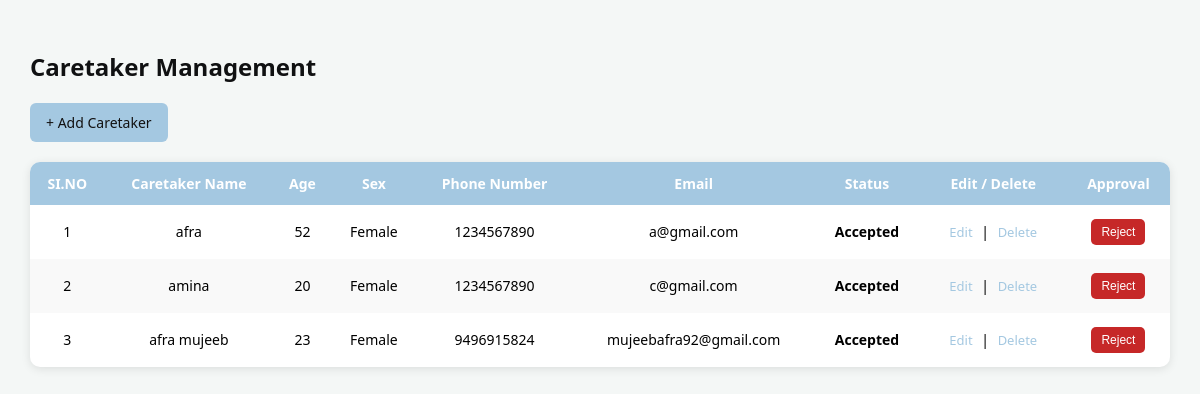
The page /AddandManagecaretaker on the database as committed earlier.
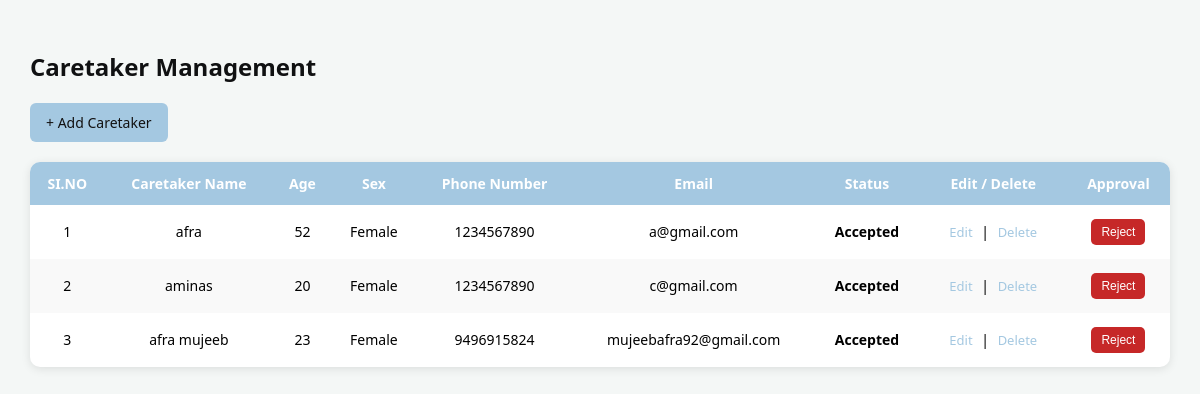
The same page on the database as committed later.
### RenalGuideApp/models.py (models this page shows)
class CaretakerTable(models.Model):
    name=models.CharField(max_length=30,null=True,blank=True)
    age=models.IntegerField(null=True,blank=True)
    phonenumber=models.BigIntegerField(null=True,blank=True)
    sex=models.CharField(max_length=30,null=True,blank=True)
    email=models.CharField(null=True,blank=True)
    status = models.CharField(max_length=100, null=True, blank=True)
    LOGINID=models.ForeignKey(LoginTable,on_delete=models.CASCADE, null=True,blank=True)

### RenalGuideApp/views.py (the view)
# urls.py: path('AddandManagecaretaker', AddandManagecaretaker.as_view(), name="AddandManagecaretaker" ),
class AddandManagecaretaker(View):
    def get(self, request):
        c = CaretakerTable.objects.all()
        return render(request, 'administration/AddandManagecaretaker.html',{'caretaker':c})

### templates/administration/AddandManagecaretaker.html (shortened to what this page needs)
<!DOCTYPE html>
<html lang="en">
<head>
</head>
<body>
    <h2>Caretaker Management</h2>
    <a href="/AddCaretaker" class="add-btn">+ Add Caretaker</a>
    <table>
        <thead>
            <tr>
                <th>SI.NO</th>
                <th>Caretaker Name</th>
                <th>Age</th>
                <th>Sex</th>
                <th>Phone Number</th>
                <th>Email</th>
                <th>Status</th>
                <th>Edit / Delete</th>
                <th>Approval</th>
            </tr>
        </thead>
        <tbody>
        {% for i in caretaker %}
            <tr>
                <td>{{ forloop.counter }}</td>
                <td>{{ i.name }}</td>
                <td>{{ i.age }}</td>
                <td>{{ i.sex }}</td>
                <td>{{ i.phonenumber }}</td>
                <td>{{ i.email }}</td>
                <td class="status {{ i.status }}">{{ i.status }}</td>
                <td>
                    <a href="/EditCaretaker/{{i.id}}" class="action-link">Edit</a>
                    |
                    <a href="/DeleteCaretaker/{{i.id}}" class="action-link"
                       onclick="return confirm('Are you sure you want to delete?')">
                       Delete
                    </a>
                </td>
                <td>
                    {% if i.status == "pending" %}
                        <a href="/acceptcaretaker/{{i.id}}">
                            <button class="btn accept">Accept</button>
                        </a>
                        <a href="/rejectcaretaker/{{i.id}}">
                            <button class="btn reject">Reject</button>
                        </a>
                    {% elif i.status == "rejected" %}
                        <a href="/acceptcaretaker/{{i.id}}">
                            <button class="btn accept">Accept</button>
                        </a>
                    {% else %}
                        <a href="/rejectcaretaker/{{i.id}}">
                            <button class="btn reject">Reject</button>
                        </a>
                    {% endif %}
                </td>
            </tr>
        {% endfor %}
        </tbody>
    </table>
</body>
</html>

Rows that differ between the two databases and show on the page:
changed CaretakerTable "c@gmail.com": name "amina" → "aminas"
